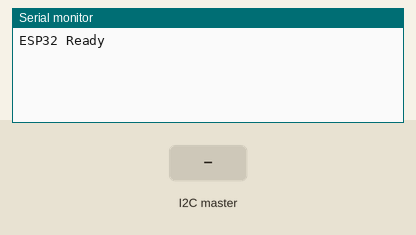
A sketch run on a simulated ESP32. Shown: the last lines printed to the serial monitor. The inputs (shaded band) are chosen by the test bench.

Above: at 1.2 s.
1.3 s: the I2C master sends the byte 1
At 1.7 s:
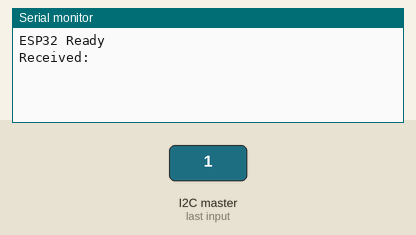
2.8 s: the I2C master sends the byte 90
At 4.1 s:
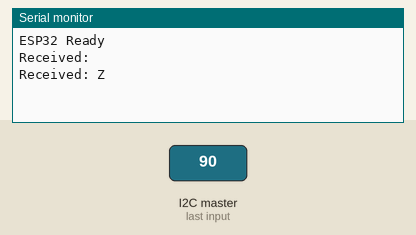

The sketch:

HAL_I2C_TEST_ESP32.ino
```cpp
#include <Wire.h>

void receiveEvent(int howMany)
{
    Serial.print("Received: ");

    while(Wire.available())
    {
        char c = Wire.read();

        // Print only valid characters
        if(c >= 32 && c <= 126)
        {
            Serial.print(c);
        }
    }

    Serial.println();
}

void setup()
{
    Serial.begin(115200);

    Wire.begin(8);

    Wire.onReceive(receiveEvent);

    Serial.println("ESP32 Ready");
}

void loop()
{

}
```

Measured:
- after the input at 1.3 s, the serial monitor: prints a new line after 0.05 s (image 1)
- after the input at 2.8 s, the serial monitor: prints a new line after 0.05 s (image 2)
